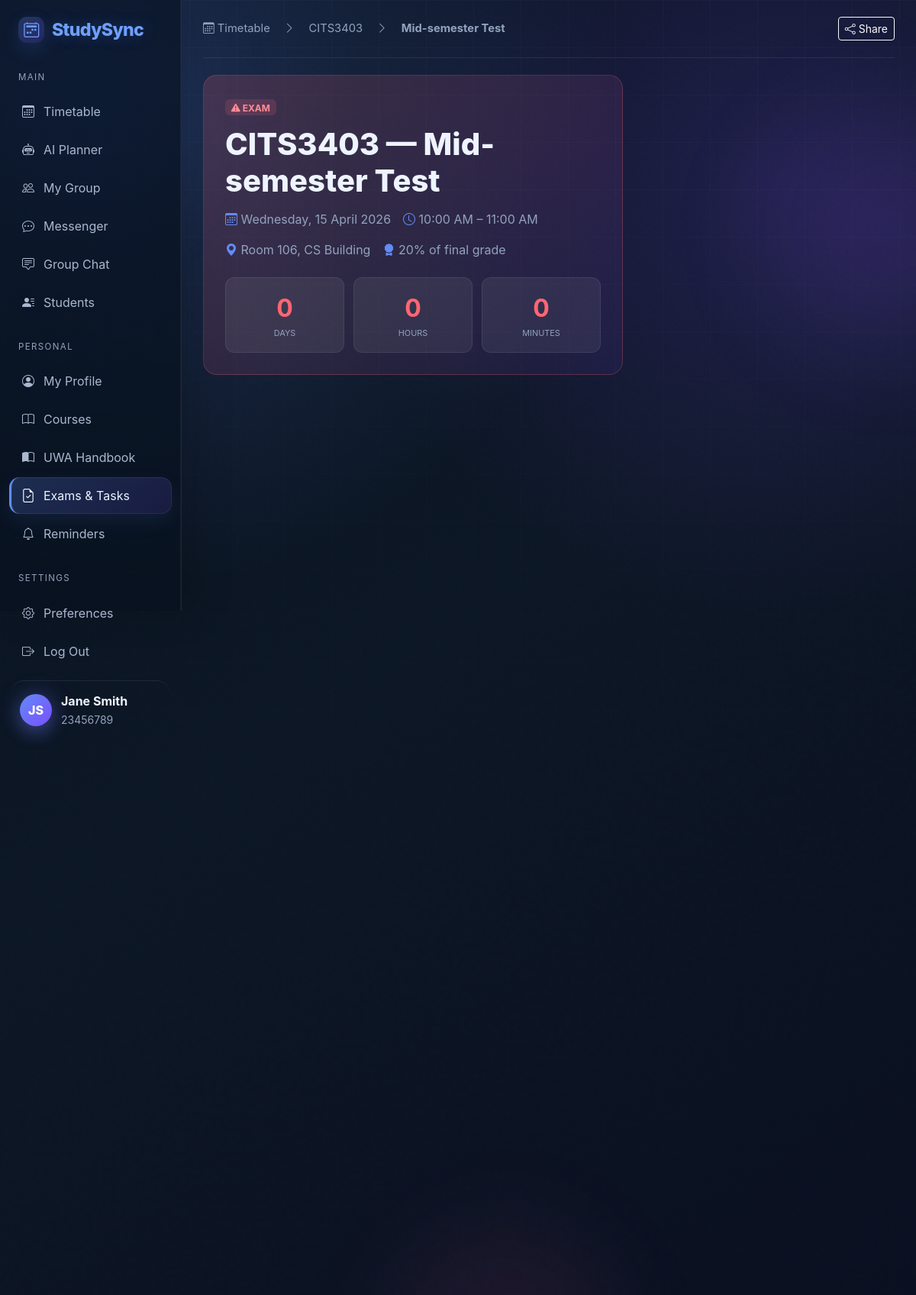
The app's page /exams/1 (signed in) with its own data.
### studysync_/studysync/app/models.py (models this page shows, shortened)
class User(UserMixin, db.Model):
    id = db.Column(db.Integer, primary_key=True)
    name = db.Column(db.String(80), nullable=False)
    uwa_id = db.Column(db.String(20), nullable=False, default="")
    email = db.Column(db.String(120), nullable=False, unique=True, index=True)
    password_hash = db.Column(db.String(255), nullable=False)
    avatar_color = db.Column(db.String(30), default="primary")
    program = db.Column(db.String(120), default="Master of Information Technology")
    year_level = db.Column(db.String(40), default="Postgraduate")
    bio = db.Column(db.Text, default="")
    skills = db.Column(db.String(255), default="")
    study_goal = db.Column(db.String(255), default="")
    availability = db.Column(db.String(255), default="")
    preferred_contact = db.Column(db.String(120), default="StudySync Messenger")
    show_email = db.Column(db.Boolean, default=True)
    created_at = db.Column(db.DateTime, default=utcnow)
    events = db.relationship("Event", back_populates="owner", cascade="all, delete-orphan")
    exams = db.relationship("Exam", back_populates="owner", cascade="all, delete-orphan")
    reminders = db.relationship("Reminder", back_populates="owner", cascade="all, delete-orphan")
    chat_messages = db.relationship("ChatMessage", back_populates="owner", cascade="all, delete-orphan")
    sent_messages = db.relationship("DirectMessage", foreign_keys="DirectMessage.sender_id", back_populates="sender", cascade="all, delete-orphan")
    received_messages = db.relationship("DirectMessage", foreign_keys="DirectMessage.receiver_id", back_populates="receiver", cascade="all, delete-orphan")
    group_messages = db.relationship("GroupMessage", back_populates="sender", cascade="all, delete-orphan")
    @property
    def initials(self) -> str:
        parts = [p[0].upper() for p in self.name.split() if p]
        return "".join(parts[:2]) or "U"

class Course(db.Model):
    id = db.Column(db.Integer, primary_key=True)
    code = db.Column(db.String(20), nullable=False, index=True)
    title = db.Column(db.String(120), nullable=False)
    colour = db.Column(db.String(30), default="blue")
    owner_id = db.Column(db.Integer, db.ForeignKey("user.id"), nullable=True)
    events = db.relationship("Event", back_populates="course")
    exams = db.relationship("Exam", back_populates="course")

class Exam(db.Model):
    id = db.Column(db.Integer, primary_key=True)
    owner_id = db.Column(db.Integer, db.ForeignKey("user.id"), nullable=False)
    course_id = db.Column(db.Integer, db.ForeignKey("course.id"), nullable=True)
    title = db.Column(db.String(120), nullable=False)
    room = db.Column(db.String(80), default="")
    weight = db.Column(db.Integer, default=0)
    starts_at = db.Column(db.DateTime, nullable=False)
    ends_at = db.Column(db.DateTime, nullable=False)
    notes = db.Column(db.Text, default="")
    owner = db.relationship("User", back_populates="exams")
    course = db.relationship("Course", back_populates="exams")
    topics = db.relationship("RevisionTopic", back_populates="exam", cascade="all, delete-orphan")
    resources = db.relationship("Resource", back_populates="exam", cascade="all, delete-orphan")

### studysync_/studysync/app/routes/main.py (the view)
@main_bp.route("/exams/<int:exam_id>")
@login_required
def exam_detail(exam_id: int):
    exam = Exam.query.filter_by(id=exam_id, owner_id=current_user.id).first_or_404()
    progress_by_area = defaultdict(list)
    for topic in exam.topics:
        progress_by_area[topic.area].append(topic)
    return render_template(
        "pages/exam_detail.html",
        exam=exam,
        progress_by_area=progress_by_area,
        topic_form=TopicForm(),
        resource_form=ResourceForm(),
    )

### studysync_/studysync/app/models.py (called while the page is built)
@login_manager.user_loader
def load_user(user_id: str) -> User | None:
    return db.session.get(User, int(user_id)) if user_id.isdigit() else None

### studysync_/studysync/app/templates/pages/exam_detail.html (shortened to what this page needs)
{% extends "base.html" %}
{% block content %}
<header class="breadcrumb-bar">
    <span><i class="bi bi-calendar3"></i> Timetable</span><i class="bi bi-chevron-right"></i><span>{{ exam.course.code if exam.course else 'Course' }}</span><i class="bi bi-chevron-right"></i><strong>Mid-semester Test</strong>
    <div class="ms-auto d-flex gap-2">
        <button class="btn btn-sm btn-outline-light" type="button" id="shareExamButton" data-exam-id="{{ exam.id }}">
            <i class="bi bi-share"></i> Share
        </button>
    </div>
</header>
<div class="detail-layout">
    <section>
        <div class="hero-exam">
            <span class="badge badge-danger-soft"><i class="bi bi-exclamation-triangle-fill"></i> EXAM</span>
            <h1>{{ exam.title }}</h1>
            <div class="exam-meta">
                <span><i class="bi bi-calendar3"></i> {{ exam.starts_at.strftime('%A, %d %B %Y') }}</span>
                <span><i class="bi bi-clock"></i> {{ exam.starts_at.strftime('%I:%M %p') }} – {{ exam.ends_at.strftime('%I:%M %p') }}</span>
                <span><i class="bi bi-geo-alt-fill"></i> {{ exam.room }}</span>
                <span><i class="bi bi-award-fill"></i> {{ exam.weight }}% of final grade</span>
            </div>
            <div class="countdown-row" data-countdown="{{ exam.starts_at.isoformat() }}">
                <div><strong data-days>0</strong><span>Days</span></div>
                <div><strong data-hours>0</strong><span>Hours</span></div>
                <div><strong data-minutes>0</strong><span>Minutes</span></div>
            </div>
        </div>
    </section>
    <aside>
    </aside>
</div>
{% endblock %}

### studysync_/studysync/app/templates/base.html (shortened to what this page needs)
<!doctype html>
<html lang="en" data-bs-theme="dark">
<head>
    <link href="https://cdn.jsdelivr.net/npm/bootstrap@5.3.3/dist/css/bootstrap.min.css" rel="stylesheet">
    <link href="https://cdn.jsdelivr.net/npm/bootstrap-icons@1.11.3/font/bootstrap-icons.css" rel="stylesheet">
    <link href="{{ url_for('static', filename='css/styles.css') }}" rel="stylesheet">
</head>
<body>
<div class="aurora-bg" aria-hidden="true"><span class="orb orb-one"></span><span class="orb orb-two"></span></div>
<div class="grain-overlay" aria-hidden="true"></div>
<div class="app-shell">
    <aside class="sidebar">
        <a class="brand" href="{{ url_for('main.timetable') }}"><i class="bi bi-calendar2-week"></i><span>StudySync</span></a>
        <nav class="nav-block">
            <div class="nav-heading">Main</div>
            <a class="nav-link {{ 'active' if request.endpoint == 'main.timetable' }}" href="{{ url_for('main.timetable') }}"><i class="bi bi-calendar3"></i> Timetable</a>
            <a class="nav-link {{ 'active' if request.endpoint == 'main.ai_planner' }}" href="{{ url_for('main.ai_planner') }}"><i class="bi bi-robot"></i> AI Planner</a>
            <a class="nav-link {{ 'active' if request.endpoint == 'main.group' }}" href="{{ url_for('main.group') }}"><i class="bi bi-people"></i> My Group</a>
            <a class="nav-link {{ 'active' if request.endpoint == 'main.messages' }}" href="{{ url_for('main.messages') }}"><i class="bi bi-chat-dots"></i> Messenger</a>
            <a class="nav-link {{ 'active' if request.endpoint == 'main.group_chat' }}" href="{{ url_for('main.group_chat') }}"><i class="bi bi-chat-square-text"></i> Group Chat</a>
            <a class="nav-link {{ 'active' if request.endpoint in ['main.students','main.student_profile'] }}" href="{{ url_for('main.students') }}"><i class="bi bi-person-lines-fill"></i> Students</a>
        </nav>
        <nav class="nav-block">
            <div class="nav-heading">Personal</div>
            <a class="nav-link {{ 'active' if request.endpoint == 'main.profile' }}" href="{{ url_for('main.profile') }}"><i class="bi bi-person-circle"></i> My Profile</a>
            <a class="nav-link {{ 'active' if request.endpoint in ['main.courses','main.course_detail'] }}" href="{{ url_for('main.courses') }}"><i class="bi bi-book"></i> Courses</a>
            <a class="nav-link {{ 'active' if request.endpoint == 'main.handbook' }}" href="{{ url_for('main.handbook') }}"><i class="bi bi-book-half"></i> UWA Handbook</a>
            <a class="nav-link {{ 'active' if request.endpoint in ['main.exams','main.exam_detail'] }}" href="{{ url_for('main.exams') }}"><i class="bi bi-file-earmark-check"></i> Exams & Tasks</a>
            <a class="nav-link {{ 'active' if request.endpoint == 'main.reminders' }}" href="{{ url_for('main.reminders') }}"><i class="bi bi-bell"></i> Reminders</a>
        </nav>
        <nav class="nav-block">
            <div class="nav-heading">Settings</div>
            <a class="nav-link {{ 'active' if request.endpoint == 'main.preferences' }}" href="{{ url_for('main.preferences') }}"><i class="bi bi-gear"></i> Preferences</a>
            <a class="nav-link {{ 'active' if request.endpoint == 'auth.logout' }}" href="{{ url_for('auth.logout') }}"><i class="bi bi-box-arrow-right"></i> Log Out</a>
        </nav>
        <a class="sidebar-user sidebar-user-link" href="{{ url_for('main.profile') }}">
            <div class="avatar avatar-{{ current_user.avatar_color }}">{{ current_user.initials }}</div>
            <div>
                <strong>{{ current_user.name }}</strong><br>
                <small>{{ current_user.uwa_id }}</small>
            </div>
        </a>
    </aside>
    <main class="content-area page-enter">
        {% block content %}{% endblock %}
    </main>
</div>
<div class="toast-container position-fixed bottom-0 end-0 p-3" id="toastContainer"></div>
</body>
</html>

### records on screen
User: initials "JS", name "Jane Smith", uwa_id "23456789"
Course: course "CITS3403"
Exam: title "CITS3403 — Mid-semester Test", starts_at "Wednesday, 15 April 2026", starts_at "10:00 AM", ends_at "11:00 AM", room "Room 106, CS Building", weight "20"
